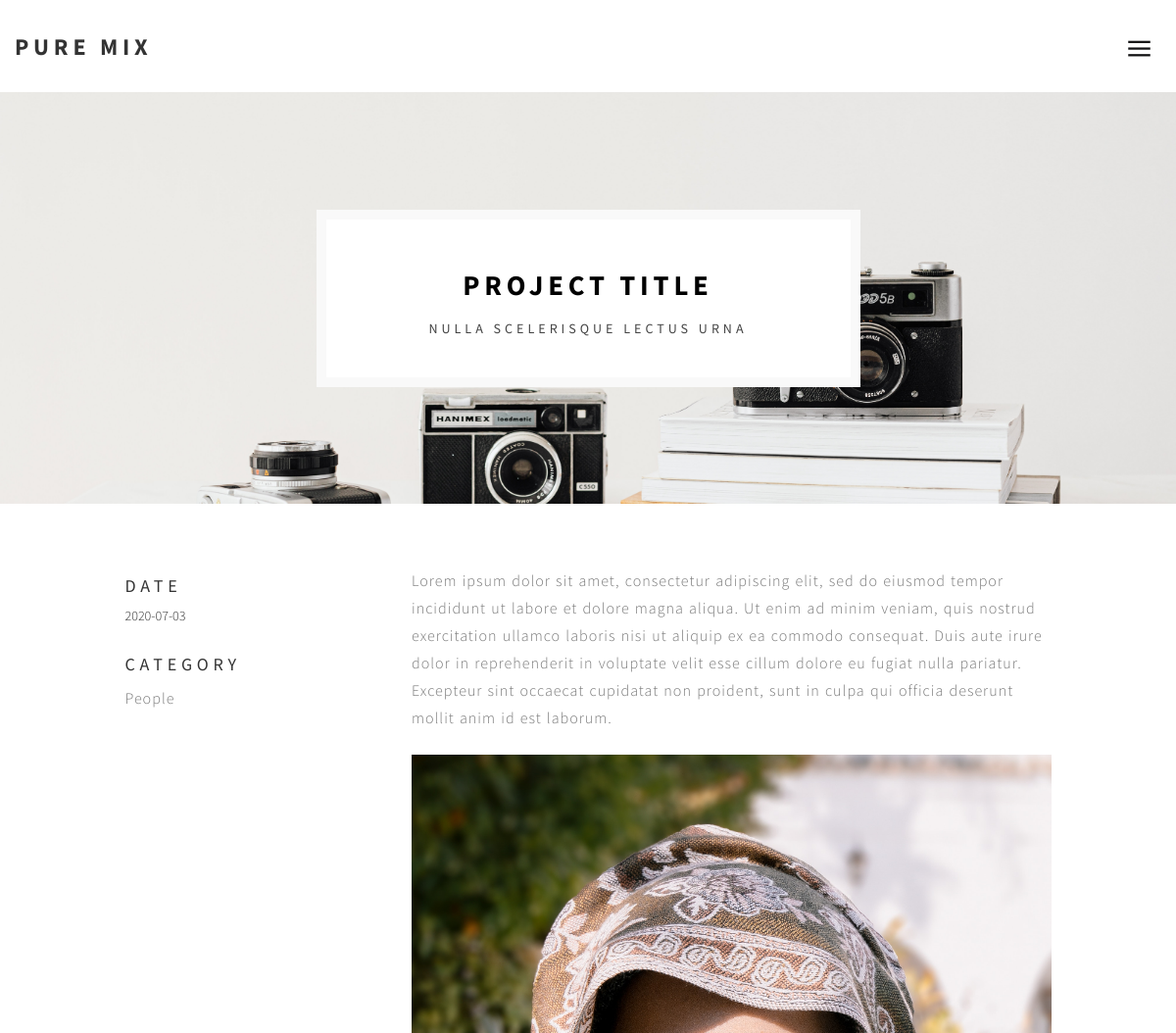
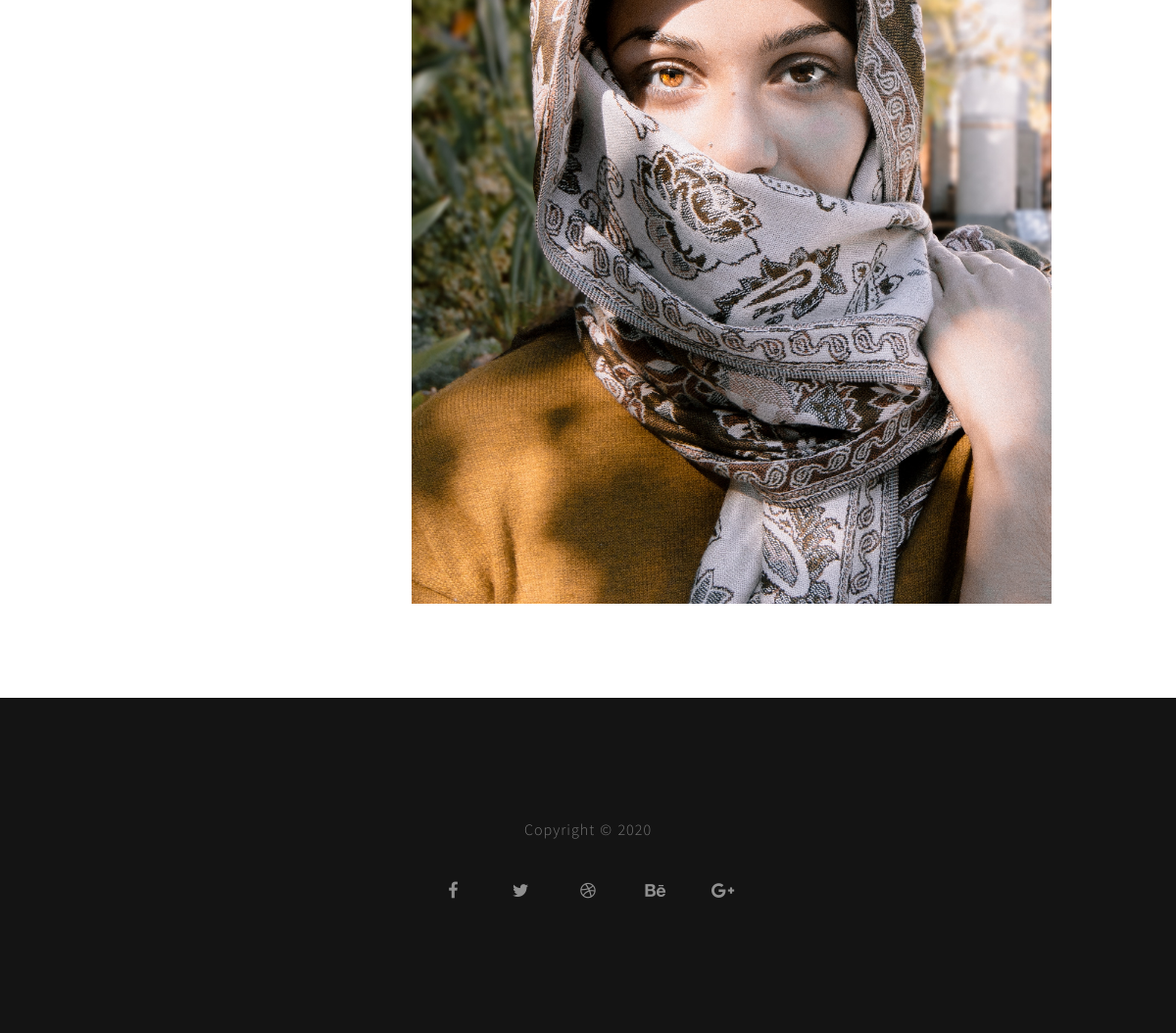
Page /single-project.php?idPhoto=2 on the committed database (2 pictures, top to bottom).
### tables this page shows
CREATE TABLE `product` (
  `id` int(11) NOT NULL,
  `image` varchar(500) NOT NULL,
  `description` varchar(500) NOT NULL,
  `date` date NOT NULL,
  `brand` varchar(500) NOT NULL,
  `ALLL` varchar(500) NOT NULL
);

### brand.php (called while the page is built, shortened)
<?php
require('conn.php');
function executeQuery($sql, $data){
        global $conn;
        $stmt = $conn->prepare($sql);
        $value = array_values($data);
        $type = str_repeat('s', count($value));
        $stmt->bind_param($type, ...$value);
        $stmt->execute();
        return $stmt;
}
function selectOne($table, $condition){
    $sql = "SELECT * FROM $table";
    $i = 0;
    foreach($condition as $key => $value){
        if ($i === 0){
            $sql = $sql . " WHERE $key=?";
        }
        else{
            $sql = $sql . " AND $key=?";
        }
        $i++;
    }
    $sql = $sql . " LIMIT 1";
    $stmt = executeQuery($sql, $condition);
    $records = $stmt->get_result()->fetch_assoc();
    return $records;
}
if(isset($_GET['idPhoto'])){
    $dataPhoto = selectOne('product', ['id' => $_GET['idPhoto']]);
    $date = $dataPhoto['date'];
    $image = $dataPhoto['image'];
    $description = $dataPhoto['description'];
    $brand = $dataPhoto['brand'];
}

### single-project.php (the view, shortened to what this page needs)
<?php
include('brand.php');
?>
<!DOCTYPE html>
<html lang="en">
<head>
	<link rel="stylesheet" href="css/bootstrap.min.css">
	<link rel="stylesheet" href="css/animate.min.css">
	<link rel="stylesheet" href="css/font-awesome.min.css">
	<link rel="stylesheet" href="css/ionicons.min.css">
	<link rel="stylesheet" href="css/style.css">
</head>
<body>
<div class="nav-container">
   <nav class="nav-inner transparent">
      <div class="navbar">
         <div class="container">
            <div class="row">
              <div class="brand">
                <a href="index.html">Pure Mix</a>
              </div>
              <div class="navicon">
                <div class="menu-container">
                  <div class="circle dark inline">
                    <i class="icon ion-navicon"></i>
                  </div>
                </div>
              </div>
            </div>
         </div>
      </div>
   </nav>
</div>
<section id="header" class="header-two">
	<div class="container">
		<div class="row">
			<div class="col-md-offset-3 col-md-6 col-sm-offset-2 col-sm-8">
           		 <div class="header-thumb">
              		 <h1 class="wow fadeIn" data-wow-delay="1.6s">Project title</h1>
              		 <h3 class="wow fadeInUp" data-wow-delay="1.9s">Nulla scelerisque lectus urna</h3>
           		 </div>
			</div>
		</div>
	</div>
</section>
<section id="single-project">
   <div class="container">
      <div class="row">
         <div class="wow fadeInUp col-md-offset-1 col-md-3 col-sm-offset-1 col-sm-4" data-wow-delay="2.3s">
			<div class="project-info">
				<h4>Date</h4>
				<hp><?php echo $date ?></p>
			</div>
			<div class="project-info">
				<h4>Category</h4>
				<p><?php echo $brand ?></p>
			</div>
		</div>
		<div class="wow fadeInUp col-md-7 col-sm-7" data-wow-delay="2.6s">
						<p>
									<?php echo $description ?>
						</p>
			<img src="images/<?php echo $image ?>" class="img-responsive" alt="Single Project">
		</div>
      </div>
   </div>
</section>
<footer>
	<div class="container">
		<div class="row">
			<div class="col-md-12 col-sm-12">
			<p class="wow fadeInUp"  data-wow-delay="0.3s">Copyright © 2020</p>
			<ul class="social-icon wow fadeInUp"  data-wow-delay="0.6s">
					<li><a href="#" class="fa fa-facebook"></a></li>
					<li><a href="#" class="fa fa-twitter"></a></li>
					<li><a href="#" class="fa fa-dribbble"></a></li>
					<li><a href="#" class="fa fa-behance"></a></li>
					<li><a href="#" class="fa fa-google-plus"></a></li>
				</ul>
			</div>
		</div>
	</div>
</footer>
</body>
</html>

### css/style.css (style rules this page uses)
body { background: #ffffff; font-family: 'Source Sans Pro', sans-serif; font-style: normal; font-weight: 300; position: relative; }
html,body { width: 100%; overflow-x: hidden; }
html { font-size: 100%; }
h1,h2,h3,h4 { font-weight: 400; letter-spacing: 0.3rem; text-transform: uppercase; }
h1 { color: #000; font-size: 1.8rem; font-weight: 700; }
h3 { color: #444; font-size: 14px; letter-spacing: 4px; }
p { color: #777; font-size: 16px; line-height: 28px; word-spacing: 1px; letter-spacing: 1px; }
a { outline: none; text-decoration: none; }
a, a:hover, a:focus { color: inherit; text-decoration: none; outline: 0; -webkit-transition: all 0.25s ease-out; -moz-transition: all 0.25s ease-out; -ms-transition: all 0.25s ease-out; -o-transition: all 0.25s ease-out; transition: all 0.25s ease-out; }
img { width: 100%; max-width: 100%; }
.nav-container, nav { overflow: visible; transition: all 0.3s ease; -webkit-transition: all 0.3s ease; -moz-transition: all 0.3s ease; }
nav { -webkit-backface-visibility: hidden; backface-visibility: hidden; transition: all 0.3s ease; -webkit-transition: all 0.3s ease; -moz-transition: all 0.3s ease; }
nav a { color: #333333; }
.navbar { background: transparent; height: 94px; max-height: 94px; margin: 0; border-radius: 0; transition: all 0.3s ease; -webkit-transition: all 0.3s ease; -moz-transition: all 0.3s ease; }
.brand { float: left; padding: 30px 0 0; transition: all 0.3s ease; -webkit-transition: all 0.3s ease; -moz-transition: all 0.3s ease; text-transform: uppercase; letter-spacing: 0.3rem; }
.brand a { color: #333; font-size: 24px; font-weight: 700; opacity: 1; text-decoration: none; }
.navicon { position: relative; right: 0; display: -webkit-flex; display: -ms-flexbox; display: flex; -webkit-justify-content: flex-end; -ms-flex-pack: end; justify-content: flex-end; padding: 20px 0 0; }
.circle { width: 45px; height: 45px; text-align: center; margin: 0 auto; position: absolute; top: 50%; left: 50%; margin-top: -40px; margin-left: -40px; border-radius: 50%; transition: all 0.3s ease; -webkit-transition: all 0.3s ease; -moz-transition: all 0.3s ease; cursor: pointer; z-index: 99; padding: 4px 0 0; }
.circle i { font-size: 36px; color: #111112; }
.circle.dark { border-color: #292929; }
.circle.dark:before { border-color: transparent transparent transparent #292929; }
.circle.inline { position: relative; top: 0; left: 0; margin-top: 0; margin-left: 0; display: inline-block; z-index: 0; }
#header { -webkit-background-size: cover; background-size: cover; background-position: center center; text-align: center; padding-top: 130px; padding-bottom: 100px; }
#header .header-thumb { background: #ffffff; border: 10px solid #f9f9f9; padding: 62px 20px 62px 20px; }
.header-one .header-thumb, .header-two .header-thumb, .header-three .header-thumb, .header-four .header-thumb, .header-five .header-thumb { padding: 32px 20px 32px 20px !important; }
.header-one, .header-two, .header-three, .header-four, .header-five { height: 42vh !important; min-height: 420px; padding-top: 120px !important; }
.header-two { background: url('../images/header-bg.jpg') no-repeat; }
#single-project { padding-top: 4rem; padding-bottom: 6rem; }
#single-project .project-info { padding-bottom: 10px; }
#single-project img { padding-top: 14px; }
footer { background: #141414; padding-top: 120px; padding-bottom: 120px; text-align: center; }
.social-icon { padding: 0; margin: 0; }
.social-icon li { list-style: none; display: inline-block; }
.social-icon li a { border-radius: 100px; border: 1px solid transparent; color: #909090; font-size: 18px; width: 50px; height: 50px; line-height: 48px; text-align: center; vertical-align: middle; text-decoration: none; transition: all 0.4s ease-in-out; padding: 0px; margin-top: 14px; margin-right: 8px; margin-left: 8px; position: relative; top: 0px; }

### rows in the picture
product: date "2020-07-03", brand "People", description "Lorem ipsum dolor sit amet, consectetur adipiscing elit, sed do eiusmod tempor incididunt ut labore et dolore magna aliqua. Ut enim ad minim veniam, quis nostrud exercitation ullamco laboris nisi ut aliquip ex ea commodo consequat. Duis aute irure dolor in reprehenderit in voluptate velit esse cillum dolore eu fugiat nulla pariatur. Excepteur sint occaecat cupidatat non proident, sunt in culpa qui officia deserunt mollit anim id est laborum.", image (picture)
